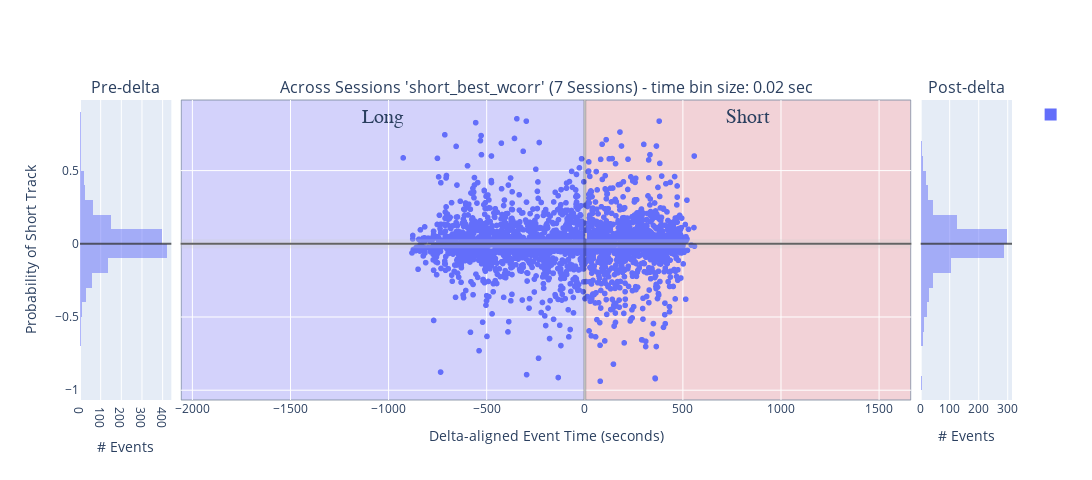

The cell this chart's notebook holds for it:
### Code cell
histogram_bins = 25
num_sessions = 1

# concatenated_ripple_df = deepcopy(filtered_all_sessions_wcorr_ripple_df)
# concatenated_ripple_df = deepcopy(filtered_all_sessions_simple_pearson_ripple_df) # ['P_LR', 'P_RL', 'P_Long', 'P_Short', 'ripple_idx', 'ripple_start_t', 'P_Long_LR', 'P_Long_RL', 'P_Short_LR', 'P_Short_RL', 'most_likely_decoder_index', 'start', 'stop', 'label', 'duration', 'long_LR_pf_peak_x_pearsonr', 'long_RL_pf_peak_x_pearsonr', 'short_LR_pf_peak_x_pearsonr', 'short_RL_pf_peak_x_pearsonr', 'best_decoder_index', 'session_name', 'time_bin_size', 'delta_aligned_start_t', 'is_user_annotated_epoch', 'is_valid_epoch', 'custom_replay_name', 'epoch_idx', 'long_best_pf_peak_x_pearsonr', 'short_best_pf_peak_x_pearsonr', 'wcorr_long_LR', 'wcorr_long_RL', 'wcorr_short_LR', 'wcorr_short_RL', 'long_best_wcorr', 'short_best_wcorr', 'wcorr_abs_diff', 'pearsonr_abs_diff']
# concatenated_ripple_df = deepcopy(filtered_all_sessions_all_scores_ripple_df)
concatenated_ripple_df = deepcopy(all_sessions_simple_pearson_ripple_df)

print(f'concatenated_ripple_df.columns: {list(concatenated_ripple_df.columns)}')
# variable_name = 'P_Long'
# variable_name = 'P_Short' # Shows expected effect - short-only replay prior to delta and then split replays post-delta
variable_name = 'short_best_wcorr'
# variable_name = 'long_best_pf_peak_x_pearsonr'
# variable_name = 'short_best_score'
# variable_name = 'wcorr_abs_diff'
# variable_name = 'short_best_wcorr'
# variable_name = 'pearsonr_abs_diff'
# variable_name = 'direction_change_bin_ratio_diff'
# variable_name = 'longest_sequence_length_ratio_diff'
# variable_name = 'long_best_longest_sequence_length_ratio'
# variable_name = 'long_best_congruent_dir_bins_ratio'
# variable_name = 'congruent_dir_bins_ratio_diff'
# variable_name = 'total_congruent_direction_change_diff'
# variable_name = 'long_best_congruent_dir_bins_ratio'
# variable_name = 'long_best_direction_change_bin_ratio'
# variable_name = 'long_best_congruent_dir_bins_ratio'
# 'color':'is_user_annotated_epoch'
# 'color': 'is_user_annotated_epoch', 


# zero_line_y = 0.5
zero_line_y = 0.0

# px_scatter_kwargs = {'x': 'delta_aligned_start_t', 'y': variable_name, 'color':"is_user_annotated_epoch", 'title': f"'{variable_name}'"} # , 'color': 'time_bin_size', 'range_y': [-1.0, 1.0], 'labels': {'session_name': 'Session', 'time_bin_size': 'tbin_size', 'is_user_annotated_epoch':'user_sel'}
px_scatter_kwargs = {'x': 'delta_aligned_start_t', 'y': variable_name, 'title': f"'{variable_name}'"} # , 'color': 'time_bin_size', 'range_y': [-1.0, 1.0], 'labels': {'session_name': 'Session', 'time_bin_size': 'tbin_size', 'is_user_annotated_epoch':'user_sel'}
# px_scatter_kwargs.pop('color')

# hist_kwargs = dict(color="time_bin_size")
hist_kwargs = dict(color="is_user_annotated_epoch") # , histnorm='probability density'
hist_kwargs.pop('color')

new_fig_ripples, new_fig_ripples_context = plotly_pre_post_delta_scatter(data_results_df=concatenated_ripple_df, out_scatter_fig=None, histogram_bins=histogram_bins,
                        px_scatter_kwargs=px_scatter_kwargs, histogram_variable_name=variable_name, hist_kwargs=hist_kwargs, forced_range_y=None,
                        time_delta_tuple=(earliest_delta_aligned_t_start, 0.0, latest_delta_aligned_t_end), legend_title_text=None, is_dark_mode=is_dark_mode)

new_fig_ripples = new_fig_ripples.update_layout(fig_size_kwargs)

_extras_output_dict = {}
if is_dark_mode:
    _extras_output_dict["y_mid_line"] = new_fig_ripples.add_hline(y=zero_line_y, line=dict(color="rgba(0.8,0.8,0.8,.75)", width=2), row='all', col='all')
else:
    _extras_output_dict["y_mid_line"] = new_fig_ripples.add_hline(y=zero_line_y, line=dict(color="rgba(0.2,0.2,0.2,.75)", width=2), row='all', col='all')

# # Update layout to add a title to the legend
# new_fig_ripples.update_layout(
#     legend_title_text='Is User Selected'  # Add a title to the legend
# )

# fig_to_clipboard(new_fig_ripples, **fig_size_kwargs)
new_fig_ripples_context = new_fig_ripples_context.adding_context_if_missing(num_sessions=num_sessions, plot_type='scatter+hist', comparison='pre-post-delta', variable_name=variable_name)
figure_out_paths = save_plotly(a_fig=new_fig_ripples, a_fig_context=new_fig_ripples_context)
new_fig_ripples

### Figure 1 — Plotly figure (JSON) as saved in the notebook; plotly's stock layout.template omitted (floating-point values rounded to 4 significant figures; data arrays with more than 128 entries replaced by an {"elided": "..."} marker saying what was removed)
{"data": [{"alignmentgroup": "True", "bingroup": "y", "hovertemplate": "count=%{x}<br>short_best_wcorr=%{y}<extra></extra>", "legendgroup": "", "marker": {"color": "#636efa", "opacity": 0.5, "pattern": {"shape": ""}}, "name": "", "nbinsy": 25, "offsetgroup": "", "orientation": "h", "showlegend": true, "type": "histogram", "xaxis": "x", "y": {"elided": "1341 float values"}, "yaxis": "y"}, {"hovertemplate": "delta_aligned_start_t=%{x}<br>short_best_wcorr=%{y}<extra></extra>", "legendgroup": "", "marker": {"color": "#636efa", "symbol": "circle"}, "mode": "markers", "name": "", "showlegend": false, "type": "scattergl", "x": {"elided": "2381 float values"}, "xaxis": "x2", "y": {"elided": "2381 float values"}, "yaxis": "y2"}, {"alignmentgroup": "True", "bingroup": "y", "hovertemplate": "count=%{x}<br>short_best_wcorr=%{y}<extra></extra>", "legendgroup": "", "marker": {"color": "#636efa", "opacity": 0.5, "pattern": {"shape": ""}}, "name": "", "nbinsy": 25, "offsetgroup": "", "orientation": "h", "showlegend": false, "type": "histogram", "xaxis": "x3", "y": {"elided": "1040 float values"}, "yaxis": "y3"}], "layout": {"annotations": [{"font": {"size": 16}, "showarrow": false, "text": "Pre-delta", "x": 0.049, "xanchor": "center", "xref": "paper", "y": 1, "yanchor": "bottom", "yref": "paper"}, {"font": {"size": 16}, "showarrow": false, "text": "Across Sessions 'short_best_wcorr' (7 Sessions) - time bin size: 0.02 sec", "x": 0.5, "xanchor": "center", "xref": "paper", "y": 1, "yanchor": "bottom", "yref": "paper"}, {"font": {"size": 16}, "showarrow": false, "text": "Post-delta", "x": 0.951, "xanchor": "center", "xref": "paper", "y": 1, "yanchor": "bottom", "yref": "paper"}], "barmode": "overlay", "height": 480, "shapes": [{"line": {"color": "rgba(0.8,0.8,0.8,.25)", "width": 9}, "type": "line", "x0": 0, "x1": 1, "xref": "x2 domain", "y0": 0, "y1": 0, "yref": "y2"}, {"line": {"color": "rgba(1,1,1,.25)", "width": 3}, "type": "line", "x0": 0, "x1": 0, "xref": "x2", "y0": 0, "y1": 1, "yref": "y2 domain"}, {"fillcolor": "#c2b8ff", "label": {"font": {"family": "Times New Roman", "size": 20}, "text": "Long", "textposition": "top center"}, "layer": "below", "line": {"width": 1}, "opacity": 0.5, "type": "rect", "x0": -2057.0, "x1": 0, "xref": "x2", "y0": 0, "y1": 1, "yref": "y2 domain"}, {"fillcolor": "#ffb8b8", "label": {"font": {"family": "Times New Roman", "size": 20}, "text": "Short", "textposition": "top center"}, "layer": "below", "line": {"width": 1}, "opacity": 0.5, "type": "rect", "x0": 0, "x1": 1662.0, "xref": "x2", "y0": 0, "y1": 1, "yref": "y2 domain"}, {"line": {"color": "rgba(0.2,0.2,0.2,.75)", "width": 2}, "type": "line", "x0": 0, "x1": 1, "xref": "x domain", "y0": 0, "y1": 0, "yref": "y"}, {"line": {"color": "rgba(0.2,0.2,0.2,.75)", "width": 2}, "type": "line", "x0": 0, "x1": 1, "xref": "x2 domain", "y0": 0, "y1": 0, "yref": "y2"}, {"line": {"color": "rgba(0.2,0.2,0.2,.75)", "width": 2}, "type": "line", "x0": 0, "x1": 1, "xref": "x3 domain", "y0": 0, "y1": 0, "yref": "y3"}], "width": 1920, "xaxis": {"anchor": "y", "domain": [0, 0.098], "title": {"text": "# Events"}}, "xaxis2": {"anchor": "y2", "domain": [0.108, 0.892], "title": {"text": "Delta-aligned Event Time (seconds)"}}, "xaxis3": {"anchor": "y3", "domain": [0.902, 1], "title": {"text": "# Events"}}, "yaxis": {"anchor": "x", "domain": [0, 1], "title": {"text": "Probability of Short Track"}}, "yaxis2": {"anchor": "x2", "domain": [0, 1], "matches": "y", "showticklabels": false}, "yaxis3": {"anchor": "x3", "domain": [0, 1], "matches": "y", "showticklabels": false}}}
